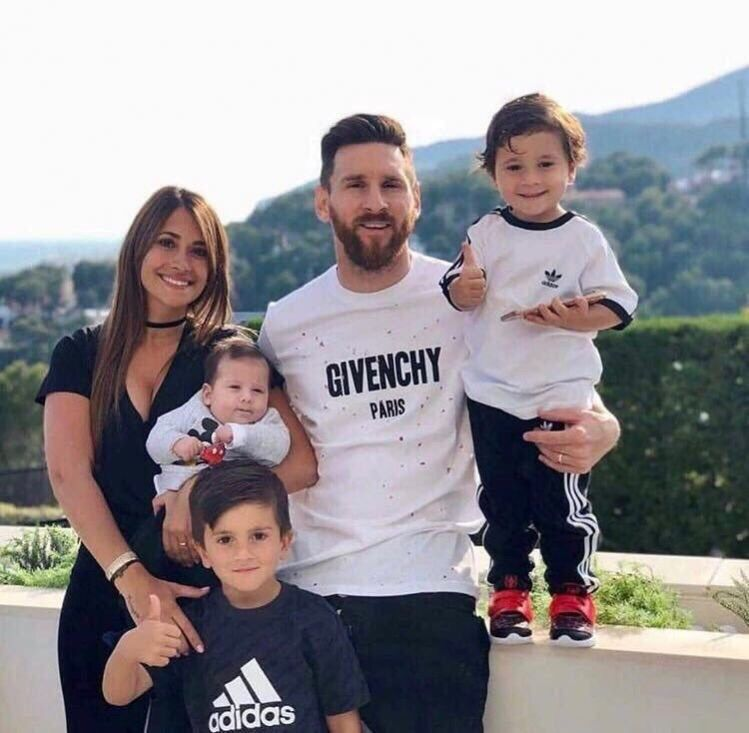
#> input picture FaceDetection/photo.jpg, 749 x 733 px; its folder holds only this picture in this run
$ python face_detection.py
#> lines starting #> are read from the running program, lines starting #| are printed output that depends on the picture
import cv2 as cv
import numpy as np
import glob


face_cascade = cv.CascadeClassifier('haarcascade_frontalface_default.xml')
eye_cascade = cv.CascadeClassifier('haarcascade_eye_tree_eyeglasses.xml')

images = [cv.imread(file) for file in glob.glob("*.jpg")]
#> images = 1 item

for image in images:
    gray = cv.cvtColor(image, cv.COLOR_BGR2GRAY)
    faces = face_cascade.detectMultiScale(gray, 1.1, 4)

    for (x, y, w, h) in faces:
        cv.rectangle(image, (x, y), (x+w, y+h), (255, 0, 0), 3)
        roi_gray = gray[y:y+h, x:x+w]
        roi_color = image[y:y+h, x:x+w]
        eyes = eye_cascade.detectMultiScale(roi_gray)
        for (ex, ey, ew, eh) in eyes:
            cv.rectangle(roi_color, (ex, ey), (ex + ew, ey + eh), (0,0,255), 2)

    cv.imshow('{}'.format(images.index(image)), image)
    cv.waitKey(5000)
    cv.destroyAllWindows()
#> this loop made 1 pass
#> pass 1, `gray = cv.cvtColor(image, cv.COLOR_BGR2GRAY)`:
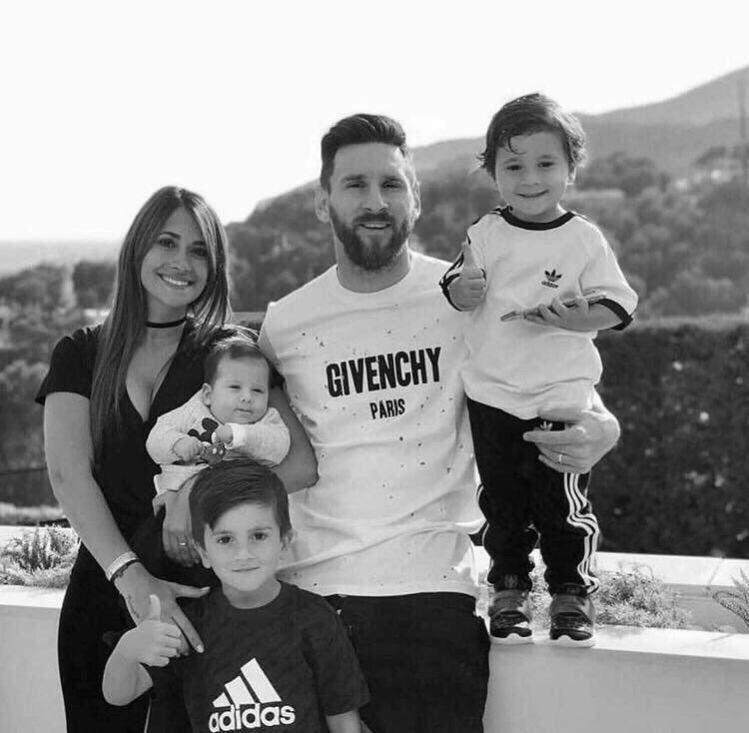
#> gray: shape (733, 749); min 1, max 255, mean 143.6
#> pass 1, `cv.imshow('{}'.format(images.index(image)), image)`:
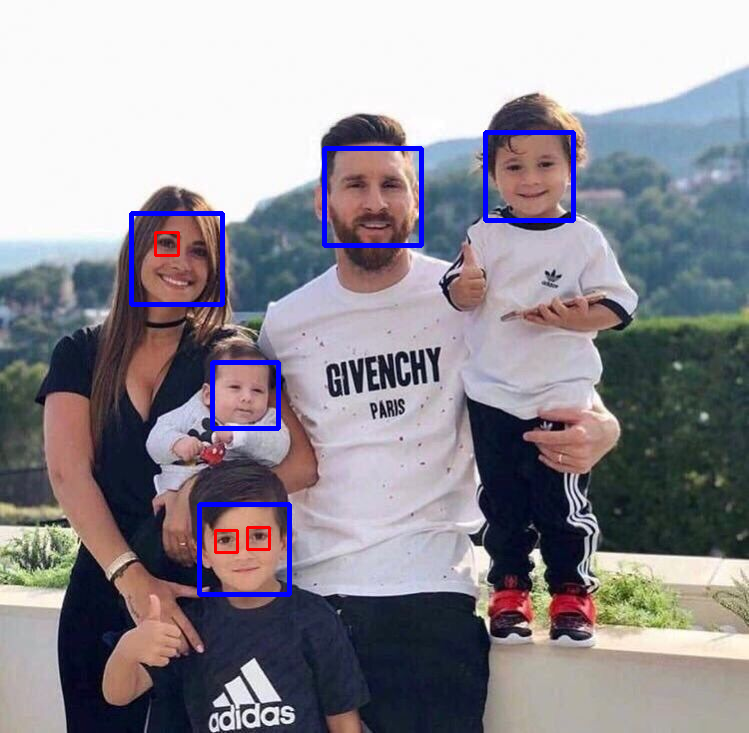
#> window '0': shape (733, 749, 3); mean B, G, R 147.9, 140.3, 144.4
#> after the loop:
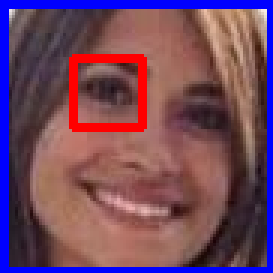
#> roi_color: shape (91, 91, 3) (shown 3 times larger); mean B, G, R 94.6, 71.4, 113.5
#> after the loop:
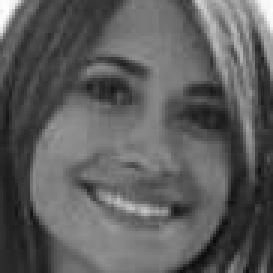
#> roi_gray: shape (91, 91) (shown 3 times larger); min 10, max 254, mean 93.9

$ run again, on FaceDetection/photo0.jpg
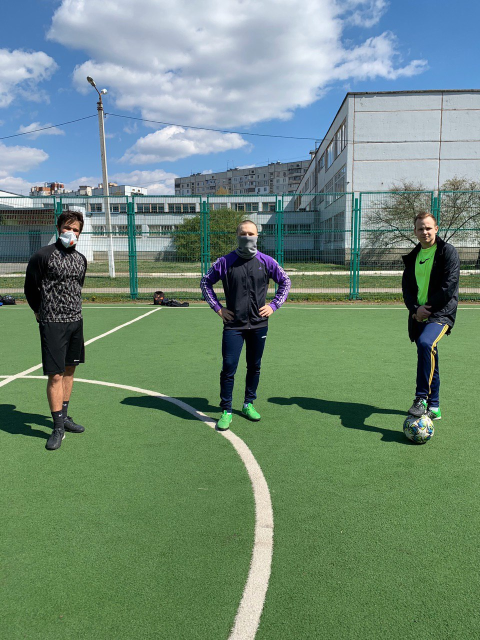
#> input picture FaceDetection/photo0.jpg, 960 x 1280 px (shown at 1/2 size)
#> images = 1 item
#> the loop `for image in images:` made 1 pass
#> faces on pass 1: [[831, 442, 42, 42], [473, 452, 44, 44]]
#> pass 1, `gray = cv.cvtColor(image, cv.COLOR_BGR2GRAY)`:
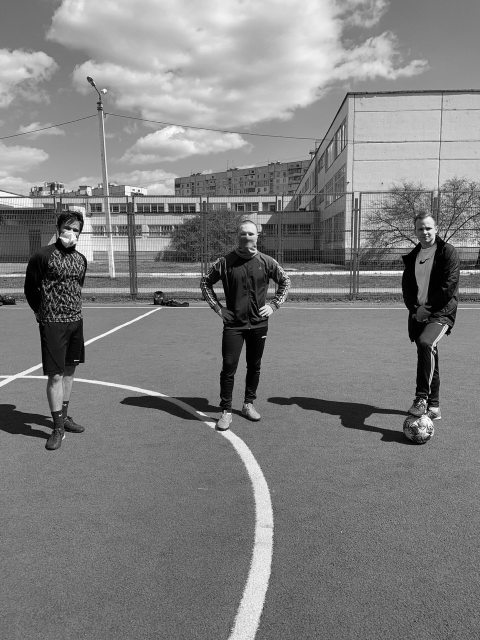
#> gray: shape (1280, 960) (shown at 1/2 size); min 0, max 255, mean 127.8
#> after the loop `for image in images:`:
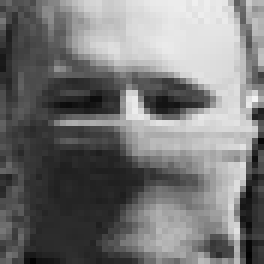
#> roi_gray: shape (44, 44) (shown 6 times larger); min 2, max 243, mean 118.3

$ run again, on FaceDetection/photo1.jpg
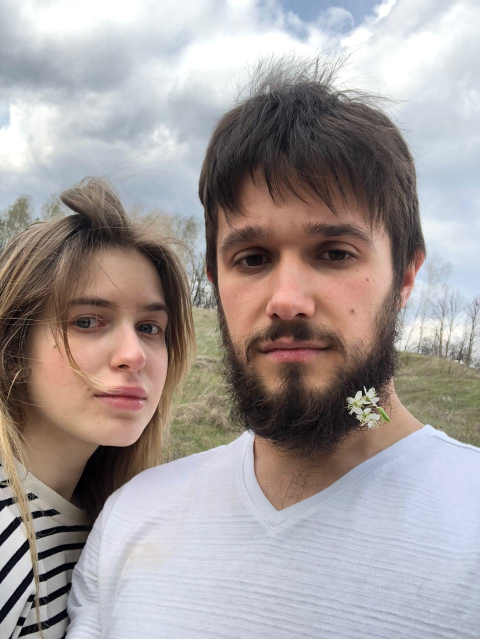
#> input picture FaceDetection/photo1.jpg, 960 x 1278 px (shown at 1/2 size)
#> images = 1 item
#> the loop `for image in images:` made 1 pass
#> faces on pass 1: [[52, 507, 371, 371], [345, 331, 480, 480]]
#> after the loop `for image in images:`:
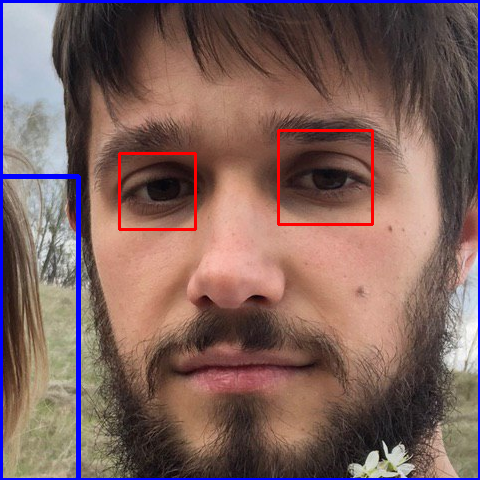
#> roi_color: shape (480, 480, 3); mean B, G, R 94, 98, 126
#> after the loop `for image in images:`:
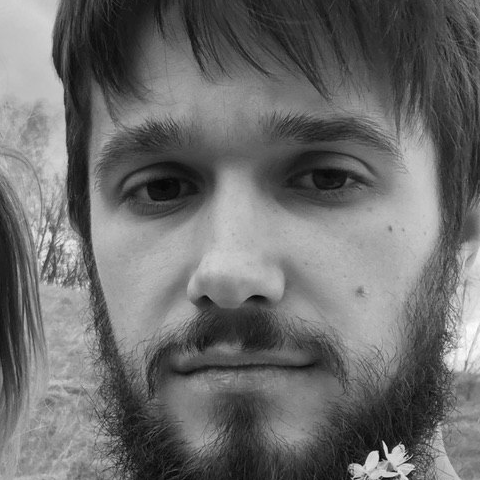
#> roi_gray: shape (480, 480); min 2, max 254, mean 108.5

$ run again, on FaceDetection/photo2.jpg
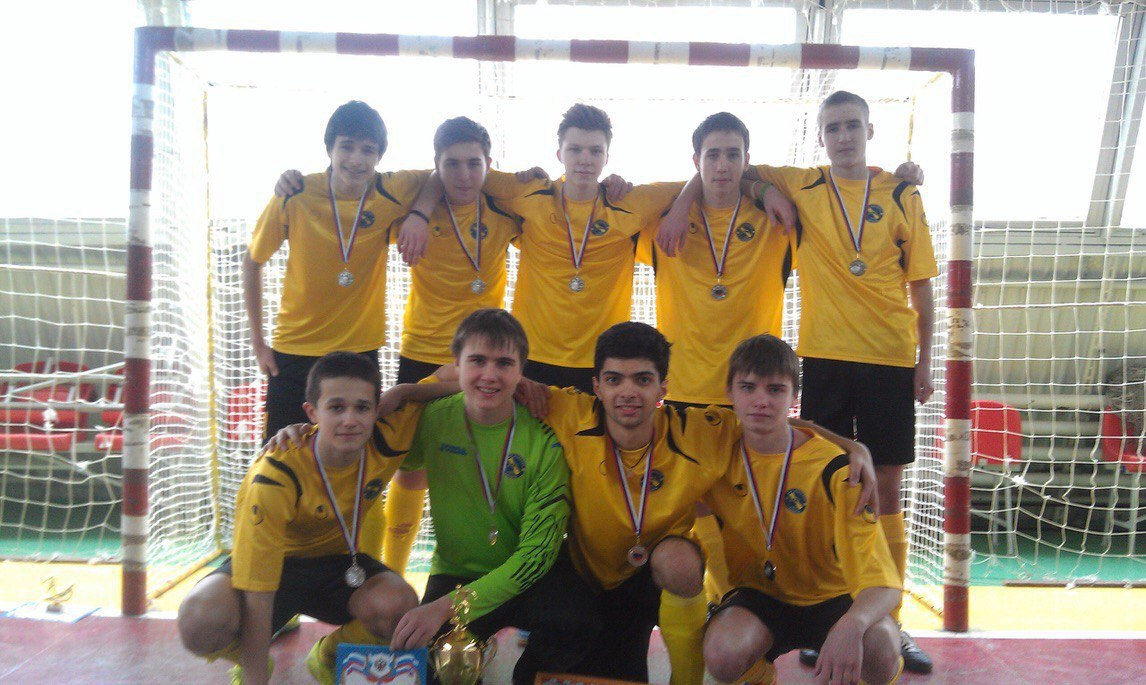
#> input picture FaceDetection/photo2.jpg, 1146 x 685 px
#> images = 1 item
#> the loop `for image in images:` made 1 pass
#> after the loop `for image in images:`:
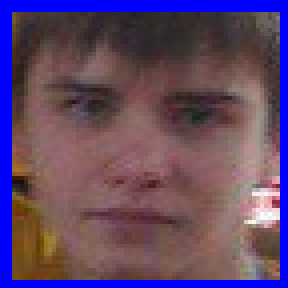
#> roi_color: shape (72, 72, 3) (shown 4 times larger); mean B, G, R 102.2, 71.6, 97.3
#> after the loop `for image in images:`:
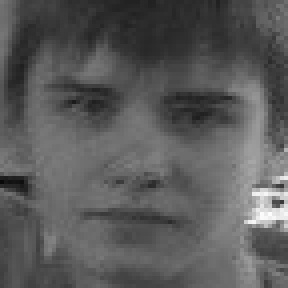
#> roi_gray: shape (72, 72) (shown 4 times larger); min 9, max 253, mean 89.8
